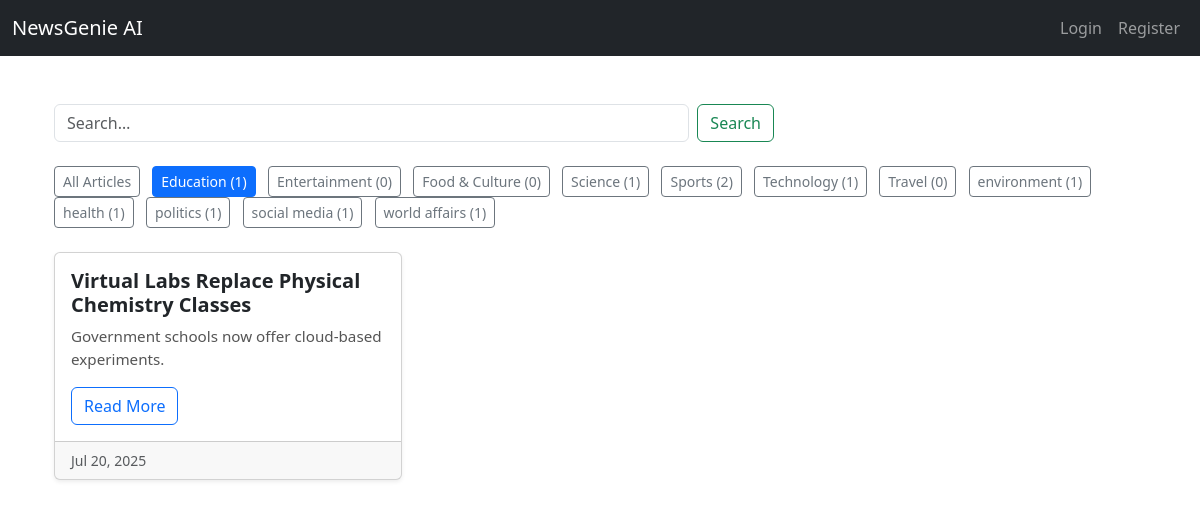
The page /news/?category=Education on the database its author committed.
### news/models.py (models this page shows, shortened)
class Category(models.Model):
    name = models.CharField(max_length=100)
    description = models.TextField(blank=True)
    class Meta:
        verbose_name_plural = "Categories"

class Article(models.Model):
    title = models.CharField(max_length=200)
    content = models.TextField()
    summary = models.TextField(blank=True)
    source_url = models.URLField()
    category = models.ForeignKey(Category, on_delete=models.CASCADE, related_name='articles')
    published_date = models.DateTimeField(default=timezone.now)
    created_at = models.DateTimeField(auto_now_add=True)
    audio_file = models.FileField(upload_to='audio/', blank=True, null=True)
    class Meta:
        ordering = ['-published_date']

### news/views.py (the view, shortened to what this page needs)
# urls.py: path('', ArticleListView.as_view(), name='article_list'),  # /news/
class ArticleListView(ListView):
    model = Article
    template_name = 'news/article_list.html'
    context_object_name = 'articles'
    paginate_by = 6
    ordering = ['-published_date']
    def get_queryset(self):
        queryset = super().get_queryset()
        category_name = self.request.GET.get('category')
        search_query = self.request.GET.get('q')
        if category_name and category_name != 'All':
            queryset = queryset.filter(category__name__iexact=category_name)
            return queryset  # Show only this category
    def get_context_data(self, **kwargs):
        context = super().get_context_data(**kwargs)
        context['categories'] = Category.objects.annotate(
            article_count=Count('articles')  # article = related_name from ForeignKey in Article model
        ).order_by('name')
        context['current_category'] = self.request.GET.get('category', 'All')
        context['search_query'] = self.request.GET.get('q', '')
        context['recommendations'] = []
        return context

### news/templates/news/article_list.html (shortened to what this page needs)
{% extends 'base.html' %}
{% load static %}
{% block content %}
<div class="container mt-5">
  <div class="row mb-4">
    <div class="col-md-8">
      <form class="d-flex" method="GET" action=".">
        <input name="q" class="form-control me-2" placeholder="Search…" value="{{ search_query }}">
        <button class="btn btn-outline-success">Search</button>
      </form>
    </div>
  </div>
  <div class="row mb-4">
    <div class="col">
      <a href="." class="btn btn-sm {% if current_category == 'All' %}btn-primary{% else %}btn-outline-secondary{% endif %} me-2">All Articles</a>
      {% for category in categories %}
        <a href="?category={{ category.name }}{% if search_query %}&q={{ search_query }}{% endif %}"
           class="btn btn-sm {% if current_category == category.name %}btn-primary{% else %}btn-outline-secondary{% endif %} me-2">
          {{ category.name }} ({{ category.article_count }})
        </a>
      {% endfor %}
    </div>
  </div>
  <div class="row">
    {% for article in articles %}
      <div class="col-md-4 mb-4">
        <div class="card h-100 shadow-sm">
          <div class="card-body">
            <h5 class="card-title">{{ article.title }}</h5>
            <p class="card-text">
              {% if article.summary %}
                {{ article.summary|truncatewords:25 }}
              {% else %}
                {{ article.content|truncatewords:25 }}
              {% endif %}
            </p>
            <a href="{% url 'news:article_detail' article.pk %}" class="btn btn-outline-primary">Read More</a>
          </div>
          <div class="card-footer text-muted small">
            {{ article.published_date|date:"M d, Y" }}
          </div>
        </div>
      </div>
    {% empty %}
      <div class="col">
        <p>No articles found.</p>
      </div>
    {% endfor %}
  </div>
</div>
{% endblock %}

### news/static/css/styles.css (style rules this page uses)
.card-title { font-weight: 600; color: #003366; }
.card-text { font-size: 0.95rem; color: #555; }

### rows shown on the page
Category: name "Education", article_count "1"
Category: name "Entertainment", article_count "0"
Category: name "Food & Culture", article_count "0"
Category: name "Science", article_count "1"
Category: name "Sports", article_count "2"
Category: name "Technology", article_count "1"
Category: name "Travel", article_count "0"
Category: name "environment", article_count "1"
Category: name "health", article_count "1"
Category: name "politics", article_count "1"
Category: name "social media", article_count "1"
Category: name "world affairs", article_count "1"
Article: title "Virtual Labs Replace Physical Chemistry Classes", content "Government schools now offer cloud-based experiments.", published_date "Jul 20, 2025"
